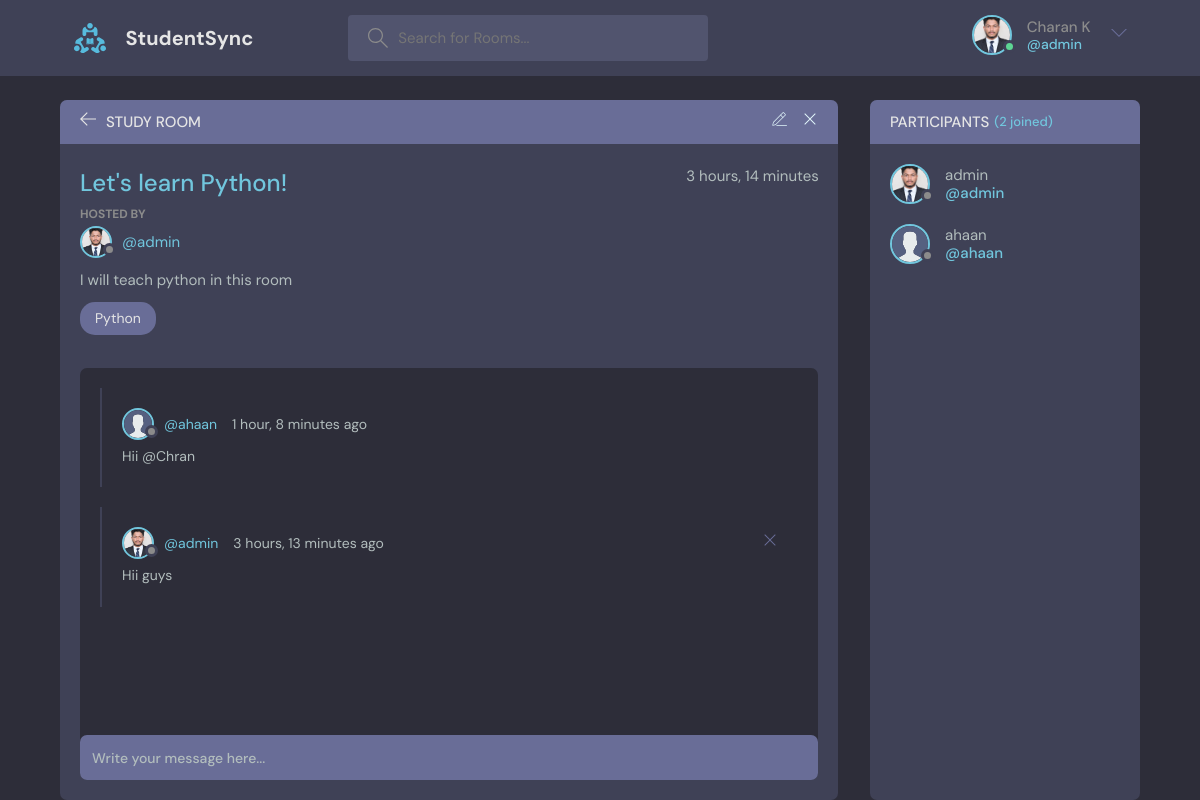
/room/1/ (signed in), run on the app's committed database.
### base/models.py (models this page shows, shortened)
class User(AbstractUser):
    name=models.CharField(max_length=200,null=True)
    email=models.EmailField(null=True,unique=True)
    bio=models.TextField(null=True)
    avatar=models.ImageField(null=True,default="avatar.svg")
    USERNAME_FIELD='email'
    REQUIRED_FIELDS=[]

class Room(models.Model):
    host= models.ForeignKey(User,on_delete=models.SET_NULL,null=True)
    topic= models.ForeignKey(Topic,on_delete=models.SET_NULL,null=True)
    name=models.CharField(max_length=200)
    description=models.TextField(null=True,blank=True)
    participants=models.ManyToManyField(User,related_name='participants',blank=True)
    updated=models.DateTimeField(auto_now=True)
    created=models.DateTimeField(auto_now_add=True)
    class Meta:
        ordering=['-updated','-created']

class Topic(models.Model):
    name=models.CharField(max_length=200)

class Message(models.Model):
    user=models.ForeignKey(User,on_delete=models.CASCADE)
    room=models.ForeignKey(Room,on_delete=models.CASCADE)
    body=models.TextField()
    updated=models.DateTimeField(auto_now=True)
    created=models.DateTimeField(auto_now_add=True)
    class Meta:
        ordering=['-updated','-created']

### base/views.py (the view, shortened to what this page needs)
# urls.py: path('room/<str:pk>/',views.room,name="room"),
def room(request, pk):
    rooms = Room.objects.get(id=pk)
    roommessages = rooms.message_set.all().order_by('-created')
    participants = rooms.participants.all()
    context = {'rooms': rooms, 'roommessages': roommessages,
               'participants': participants}
    return render(request, 'base/room.html', context)

### base/templates/base/room.html (shortened to what this page needs)
{% extends 'main.html' %} {% block content %}
<main class="profile-page layout layout--2">
  <div class="container">
    <div class="room">
      <div class="room__top">
        <div class="room__topLeft">
          <a href="{% url 'home' %}">
            <svg
              version="1.1"
              xmlns="http://www.w3.org/2000/svg"
              width="32"
              height="32"
              viewBox="0 0 32 32"
            >
              <title>arrow-left</title>
              <path
                d="M13.723 2.286l-13.723 13.714 13.719 13.714 1.616-1.611-10.96-10.96h27.625v-2.286h-27.625l10.965-10.965-1.616-1.607z"
              ></path>
            </svg>
          </a>
          <h3>Study Room</h3>
        </div>
{% if rooms.host == request.user %}
<div class="room__topRight">
  <a href="{% url 'update-room' rooms.id %}">
  </a>
  <a href="{% url 'delete-room' rooms.id %}">
    <svg
      version="1.1"
      xmlns="http://www.w3.org/2000/svg"
      width="32"
      height="32"
      viewBox="0 0 32 32"
    >
      <title>remove</title>
      <path
        d="M27.314 6.019l-1.333-1.333-9.98 9.981-9.981-9.981-1.333 1.333 9.981 9.981-9.981 9.98 1.333 1.333 9.981-9.98 9.98 9.98 1.333-1.333-9.98-9.98 9.98-9.981z"
      ></path>
    </svg>
  </a>
</div>
{% endif %}
      </div>
      <div class="room__box scroll">
        <div class="room__header scroll">
          <div class="room__info">
            <h3>{{rooms.name}}</h3>
            <span>{{rooms.created|timesince}}</span>
          </div>
          <div class="room__hosted">
            <p>Hosted By</p>
            <a href="{% url 'profile' rooms.host.id %}" class="room__author">
              <div class="avatar avatar--small">
                <img src="{{rooms.host.avatar.url}}" />
              </div>
              <span>@{{rooms.host.username}}</span>
            </a>
          </div>
          <div class="room__details">
            {{rooms.description}}
          </div>
          <span class="room__topics">{{rooms.topic.name}}</span>
        </div>
        <div class="room__conversation">
          <div class="threads scroll">
            {% for message in roommessages %}
            <div class="thread">
              <div class="thread__top">
                <div class="thread__author">
                  <a href="{% url 'profile' message.user.id %}" class="thread__authorInfo">
                    <div class="avatar avatar--small">
                      <img
                        src="{{message.user.avatar.url}}"
                      />
                    </div>
                    <span>@{{message.user.username}}</span>
                  </a>
                  <span class="thread__date">{{message.created|timesince}} ago</span>
                </div>
                {% if request.user == message.user %}
                <div class="thread__delete">
                  <a href="{% url 'delete-message' message.id %}">
                  <svg
                    version="1.1"
                    xmlns="http://www.w3.org/2000/svg"
                    width="32"
                    height="32"
                    viewBox="0 0 32 32"
                  >
                    <title>remove</title>
                    <path
                      d="M27.314 6.019l-1.333-1.333-9.98 9.981-9.981-9.981-1.333 1.333 9.981 9.981-9.981 9.98 1.333 1.333 9.981-9.98 9.98 9.98 1.333-1.333-9.98-9.98 9.98-9.981z"
                    ></path>
                  </svg>
                </a>
                </div>
                {% endif %}
              </div>
              <div class="thread__details">
                {{message.body}}
              </div>
            </div>
            {% endfor %}
          </div>
        </div>
      </div>
      <div class="room__message">
        <form action="" method="POST">
          <input name="body" placeholder="Write your message here..." />
        </form>
      </div>
    </div>
    <div class="participants">
      <h3 class="participants__top">Participants <span>({{participants.count}} joined)</span></h3>
      <div class="participants__list scroll">
        {% for user in participants %}
        <a href="{% url 'profile' user.id %}" class="participant">
          <div class="avatar avatar--medium">
            <img src="{{user.avatar.url}}" />
          </div>
          <p>
            {{user.username}}
            <span>@{{user.username}}</span>
          </p>
        </a>
        {% endfor %}
      </div>
    </div>
  </div>
</main>
{% endblock content %}

### templates/navbar.html (shortened to what this page needs)
{% load static %}
<header class="header header--loggedIn">
  <div class="container">
    <a href="{% url 'home' %}" class="header__logo">
      <img src="{% static 'images/logo.svg' %}" />
      <h1>StudentSync</h1>
    </a>
    <form class="header__search" method="GET" action="{% url 'home' %}">
      <label>
        <input type="text" name="q" placeholder="Search for Rooms..." />
      </label>
    </form>
    <nav class="header__menu">
      {% if request.user.is_authenticated %}
      <div class="header__user">
        <a href="{% url 'profile' request.user.id %}">
          <div class="avatar avatar--medium active">
            <img src="{{request.user.avatar.url}}" />
          </div>
          <p>{{request.user.name}} <span>@{{request.user.username}}</span></p>
        </a>
        <button class="dropdown-button">
          <svg version="1.1" xmlns="http://www.w3.org/2000/svg" width="32" height="32" viewBox="0 0 32 32">
            <title>chevron-down</title>
            <path d="M16 21l-13-13h-3l16 16 16-16h-3l-13 13z"></path>
          </svg>
        </button>
      </div>
      {% else %}
          <a href="{% url 'login' %}">
            <img src="{% static 'images/avatar.svg' %}" />
            <p>Login</p>
          </a>
          {% endif %}
    </nav>
  </div>
</header>

### data on the page
User: user.avatar (picture), user.name "Charan K", user.username "admin", avatar (picture), username "admin"
Room: name "Let's learn Python!", created "3 hours, 14 minutes", host.avatar (picture), host.username "admin", description "I will teach python in this room", topic.name "Python"
Message: user.avatar (placeholder picture), user.username "ahaan", created "1 hour, 8 minutes", body "Hii @Chran"
Message: user.avatar (picture), user.username "admin", created "3 hours, 13 minutes", body "Hii guys"
User: avatar (placeholder picture), username "ahaan"

### other printed values
{{ participants.count }} "2"
